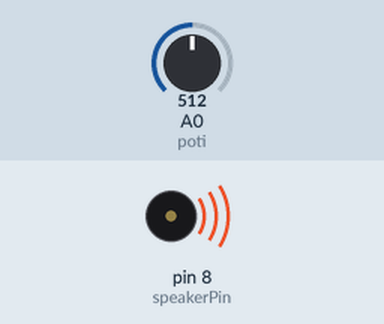
Recording of a sketch running on a simulated Arduino Uno, built with avr-gcc and run on an emulated ATmega328P. Parts: buzzer (waves = sounding). Inputs (shaded band) come from the test bench; at power-on: A0 (poti) = 512.

Above: at 0.1 s.
Timing chart, 0 to 1.6 s (numbered marks = the images above):
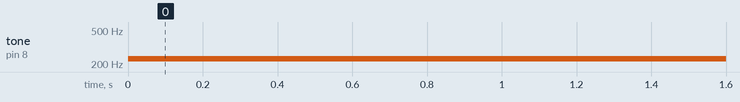

The sketch:

SoundPotiSlider.ino
```cpp
int speakerPin = 8;
int poti = A0;
int toneFrq = 0;

void setup() {
  // put your setup code here, to run once:

}

void loop() {
  // put your main code here, to run repeatedly:
  int potiValue = analogRead(poti);
  int toneFreq = map(potiValue, 0, 1023, 131, 330); //die Eingangswerte potiValue sind im Bereich von 0 bis 1023 und werden auf den Bereich 131 bis 330 umgerechnet (Tenorfrequenzbereich)
  tone(speakerPin, toneFreq);
}
```

Measured:
- by itself, tone on pin 8 (speakerPin): silent → 230 Hz at 0.00 s
